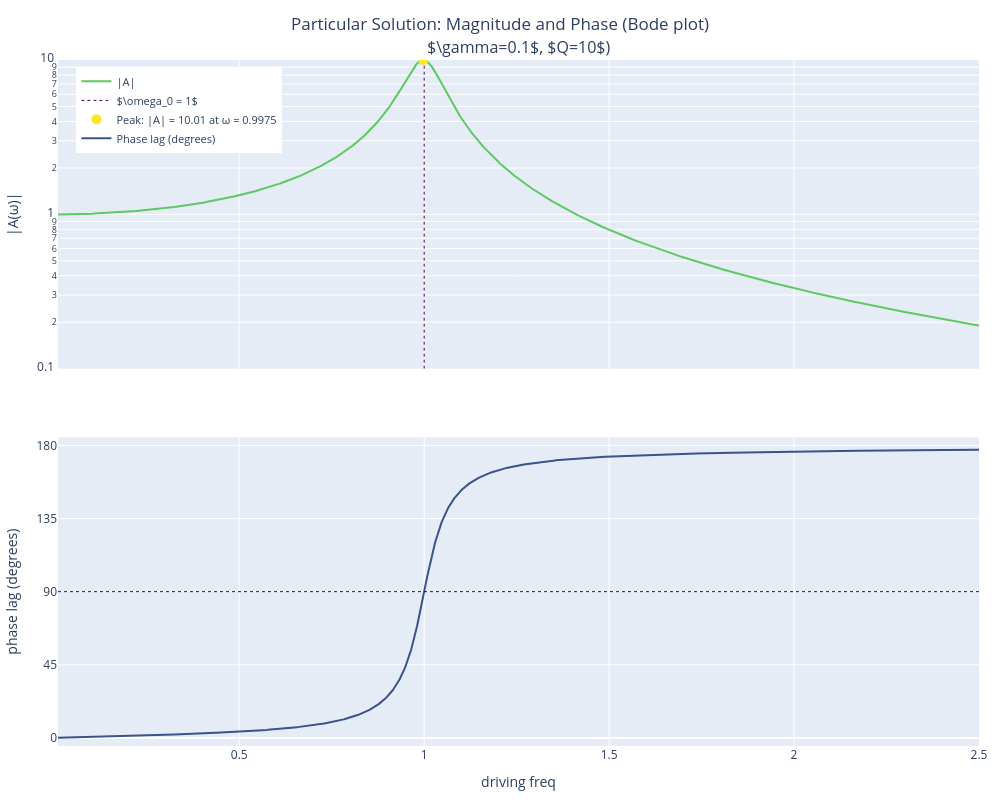

The notebook cell saved with this chart:
### Markdown cell above
We can now plot this for $m=1, k = 1, \gamma = 0.1$

### Code cell
import numpy as np
import plotly.graph_objs as go
from plotly.subplots import make_subplots

from matplotlib import cm
from matplotlib.colors import to_hex

viridis = cm.get_cmap("viridis", 5)
viridis_hex = [to_hex(viridis(i)) for i in range(viridis.N)]
c_mag = viridis_hex[3] 
c_phase = viridis_hex[1] 
c_peak = viridis_hex[4]  

m, k, gamma = 1.0, 1.0, 0.1
omega0 = np.sqrt(k / m)
beta = gamma / (2 * m)
Q = omega0 * m / gamma

omega = np.linspace(0.01, 2.5, 2000)

D = (k - m * omega**2) + 1j * gamma * omega
A = 1.0 / D

magnitude = np.abs(A)
phase_rad = -np.angle(A)
phase_deg = np.degrees(phase_rad)

# Mark the resonance peak
omega_res = np.sqrt(omega0**2 - 2 * beta**2)
A_peak = 1.0 / (gamma * np.sqrt(omega0**2 - beta**2))

fig = make_subplots(
    rows=2, cols=1,
    shared_xaxes=True,
    subplot_titles=(
        # rf"Particular Solution: Magnitude and Phase  ($m={m}$, $k={k}$, "
        rf"$\gamma={gamma}$, $Q={Q:.0f}$)",
        ""
    ),
    vertical_spacing=0.10
)

# Magnitude plot
fig.add_trace(
    go.Scatter(
        x=omega,
        y=magnitude,
        mode='lines',
        name='|A|',
        line=dict(color=c_mag)
    ),
    row=1, col=1
)

# Natural freq vertical line
fig.add_trace(
    go.Scatter(
        x=[omega0, omega0],
        y=[0.1, magnitude.max()],
        mode='lines',
        line=dict(color=viridis_hex[0], dash='dot', width=1),
        name=r'$\omega_0 = 1$',
        showlegend=True,
    ),
    row=1, col=1
)

# Resonance peak marker
fig.add_trace(
    go.Scatter(
        x=[omega_res], y=[A_peak],
        mode='markers',
        marker=dict(color=c_peak, size=10, symbol='circle'),
        name=f"Peak: |A| = {A_peak:.2f} at ω = {omega_res:.4f}"
    ),
    row=1, col=1
)

fig.update_yaxes(
    title_text=r'|A(ω)|', row=1, col=1, type='log', range=[np.log10(0.1), np.log10(magnitude.max()*1.1)]
)
fig.update_xaxes(showticklabels=False, row=1, col=1)
fig.update_yaxes(range=[-1, np.log10(magnitude.max())], row=1, col=1)

fig.add_trace(
    go.Scatter(
        x=omega,
        y=phase_deg,
        mode='lines',
        name='Phase lag (degrees)',
        line=dict(color=c_phase)
    ),
    row=2, col=1
)

fig.add_trace(
    go.Scatter(
        x=[omega.min(), omega.max()],
        y=[90, 90],
        mode='lines',
        line=dict(color=viridis_hex[0], dash='dot', width=1),
        name='90 deg phase',
        showlegend=False,
    ),
    row=2, col=1
)


fig.update_yaxes(
    title_text='phase lag (degrees)', row=2, col=1,
    tickvals=[0, 45, 90, 135, 180],
    range=[-5, 185]
)
fig.update_xaxes(
    title_text='driving freq', row=2, col=1,
    range=[omega.min(), omega.max()]
)

fig.update_layout(
    height=800,
    width=1000,
    showlegend=True,
    legend=dict(
        font=dict(size=11),
        x=0.02,
        y=0.99
    ),
    margin=dict(l=40, r=20, t=60, b=40),
    title=dict(text="Particular Solution: Magnitude and Phase (Bode plot)", x=0.5, xanchor='center')
)

# Show the plot in the notebook
fig.show()

print(f"Natural frequency = {omega0}")
print(f"Damping rate = {beta}")
print(f"Quality factor = {Q}")
print(f"Resonance frequency = {omega_res}")
print(f"Peak amplitude = {A_peak}")
print(f"Static amplitude = {1/k}")

### Figure 1 — Plotly figure (JSON) as saved in the notebook; plotly's stock layout.template omitted (floating-point values rounded to 4 significant figures; data arrays with more than 128 entries replaced by an {"elided": "..."} marker saying what was removed)
{"data": [{"line": {"color": "#5ec962"}, "mode": "lines", "name": "|A|", "type": "scatter", "x": {"elided": "2000 float values"}, "xaxis": "x", "y": {"elided": "2000 float values"}, "yaxis": "y"}, {"line": {"color": "#440154", "dash": "dot", "width": 1}, "mode": "lines", "name": "$\\omega_0 = 1$", "showlegend": true, "type": "scatter", "x": [1, 1], "xaxis": "x", "y": [0.1, 10.01], "yaxis": "y"}, {"marker": {"color": "#fde725", "size": 10, "symbol": "circle"}, "mode": "markers", "name": "Peak: |A| = 10.01 at ω = 0.9975", "type": "scatter", "x": [0.9975], "xaxis": "x", "y": [10.01], "yaxis": "y"}, {"line": {"color": "#3b528b"}, "mode": "lines", "name": "Phase lag (degrees)", "type": "scatter", "x": {"elided": "2000 float values"}, "xaxis": "x2", "y": {"elided": "2000 float values"}, "yaxis": "y2"}, {"line": {"color": "#440154", "dash": "dot", "width": 1}, "mode": "lines", "name": "90 deg phase", "showlegend": false, "type": "scatter", "x": [0.01, 2.5], "xaxis": "x2", "y": [90, 90], "yaxis": "y2"}], "layout": {"annotations": [{"font": {"size": 16}, "showarrow": false, "text": "$\\gamma=0.1$, $Q=10$)", "x": 0.5, "xanchor": "center", "xref": "paper", "y": 1, "yanchor": "bottom", "yref": "paper"}], "height": 800, "legend": {"font": {"size": 11}, "x": 0.02, "y": 0.99}, "margin": {"b": 40, "l": 40, "r": 20, "t": 60}, "showlegend": true, "title": {"text": "Particular Solution: Magnitude and Phase (Bode plot)", "x": 0.5, "xanchor": "center"}, "width": 1000, "xaxis": {"anchor": "y", "domain": [0, 1], "matches": "x2", "showticklabels": false}, "xaxis2": {"anchor": "y2", "domain": [0, 1], "range": [0.01, 2.5], "title": {"text": "driving freq"}}, "yaxis": {"anchor": "x", "domain": [0.55, 1], "range": [-1, 1.001], "title": {"text": "|A(ω)|"}, "type": "log"}, "yaxis2": {"anchor": "x2", "domain": [0, 0.45], "range": [-5, 185], "tickvals": [0, 45, 90, 135, 180], "title": {"text": "phase lag (degrees)"}}}}
